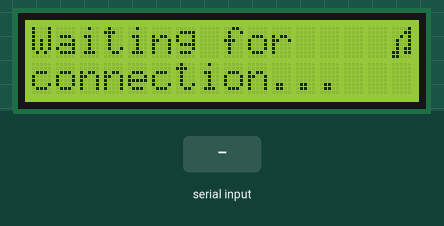
Bench run of a program on a simulated Arduino Uno, built with avr-gcc and run on an emulated ATmega328P. Shown: 16×2 character LCD. The test bench sets the inputs (shaded band). What the program prints to the serial monitor is not drawn.

Above: at 1.3 s.
1.4 s: "1\n" received over Serial
At 1.7 s:
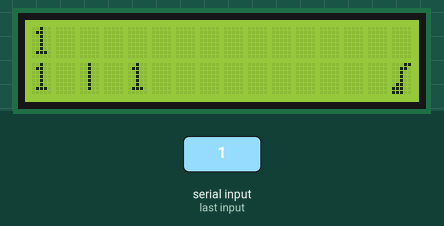
2.9 s: byte 10 ('\n') received over Serial
At 3.9 s:
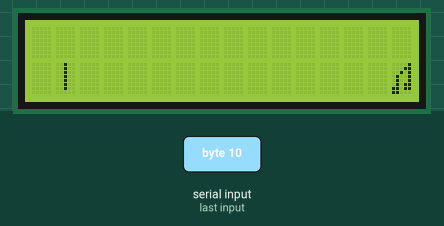
4.4 s: "0\n" received over Serial
At 5.2 s:
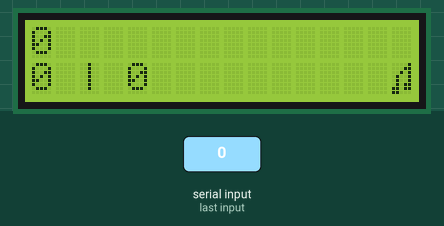
Timing chart, 0 to 7.4 s (numbered marks = the images above; inputs shaded):
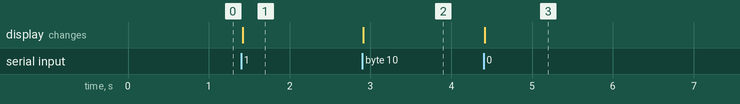

Measured:
- after the input at 1.4 s, the display: changes at once (image 1)
- after the input at 2.9 s, the display: changes at once (image 2)
- after the input at 4.4 s, the display: changes at once (image 3)

The program:

main.cpp
```cpp
//Code for displaying Music on an LCD

#include <Arduino.h>
#include <LiquidCrystal_I2C.h>
#include <avr/wdt.h>

#define DISPLAYCOLS 16
#define DISPLAYROWS 2
#define TIMEOUT 10

LiquidCrystal_I2C lcd(0x27,DISPLAYCOLS,DISPLAYROWS);  // set the LCD address to 0x27 for a 16 chars and 2 line display

String inputString = "";         // a String to hold incoming data
bool stringComplete = false;
int stringLength = 0;
int counter = 0;
int currentTimeout = 0;
String prevCurrentTime = "";

byte musicNote[] = {
  B00001,
  B00011,
  B00101,
  B01001,
  B01001,
  B01011,
  B11011,
  B11000
};

byte customAless[] = {
  B00011,
  B00110,
  B00100,
  B00100,
  B00100,
  B01100,
  B11100,
  B11100
};

void scrollTest();

void setup()
{

  // initialize serial:
  Serial.begin(9600);
  // reserve 200 bytes for the inputString:
  inputString.reserve(500);


  lcd.init();                      // initialize the lcd

  // Print a message to the LCD.
  lcd.backlight();
  lcd.setCursor(0,0);
  lcd.print("Waiting for");

  lcd.setCursor(0,1);
  lcd.print("connection... ");

  lcd.createChar(0, musicNote);
  lcd.createChar(1, customAless);

  lcd.setCursor(15, 0);
  lcd.write(0);

}

void loop()
{

  String currentTime = "";

  if (stringComplete) {


    String input = inputString;

    int firstSep = input.indexOf('|');
    int secondSep = input.indexOf('|', firstSep + 1);

    String title = input.substring(0, firstSep);

    currentTime = input.substring(firstSep + 1, secondSep);

    String endTime = input.substring(secondSep + 1);

    Serial.println("Title: " + title);
    Serial.println("Start Time: " + currentTime);
    Serial.println("End Time: " + endTime);

    stringLength = title.length();

    lcd.clear();
    lcd.home();
    lcd.print(title);
    lcd.setCursor(0,1);
    lcd.print(currentTime + " | " + endTime);
    if (stringLength >= DISPLAYCOLS) {
      //scrollTest();
    }

    if (counter <= stringLength) {
      lcd.setCursor(15, 1);
      lcd.write(1);
    } else {
      lcd.setCursor(15, 1);
      lcd.write(0);
    }

    counter++;

    if (stringLength*2 == counter) {
      counter = 0;
    }


    // clear the string:
    inputString = "";
    stringComplete = false;

  }

}


void serialEvent() {
  while (Serial.available()) {
    // get the new byte:
    char inChar = (char)Serial.read();
    // add it to the inputString:

    // if the incoming character is a newline, set a flag so the main loop can
    // do something about it:
    if (inChar == '\n') {
      stringComplete = true;
    } else {
      inputString += inChar;
     }
  }
}

void scrollTest(){

  // to move it offscreen right:

  for (int positionCounter = 0; positionCounter < stringLength+DISPLAYCOLS-2; positionCounter++) {

    // scroll one position right:

    lcd.scrollDisplayLeft();

    // wait a bit:

    delay(250);

  }


  // scroll 16 positions (display length + string length) to the left

  // to move it back to center:

  for (int positionCounter = 0; positionCounter < stringLength+DISPLAYCOLS; positionCounter++) {

    // scroll one position left:

    //lcd.scrollDisplayRight();

    // wait a bit:

    delay(150);

  }
}
```
